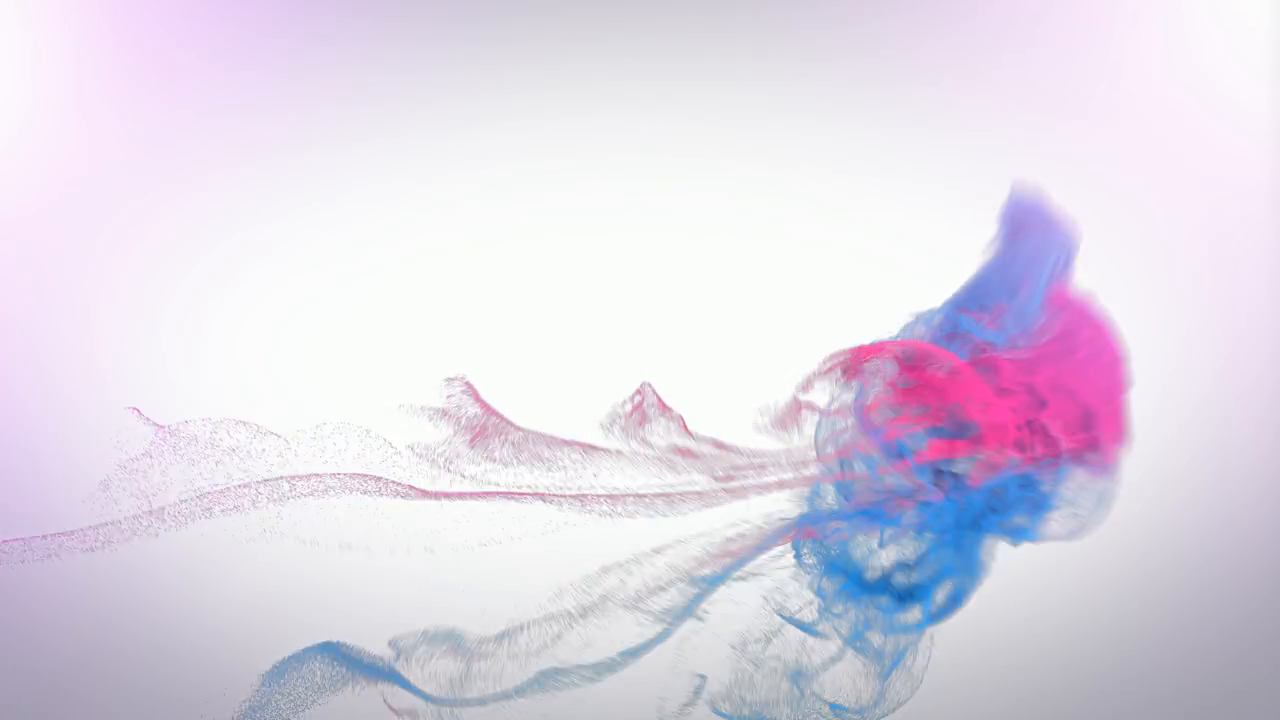
#> input picture frame 16 of Multimedia/Video/videos/intro.mp4, 1280 x 720 px, given in place of video.mp4, which was not available
$ python Vid2Jpeg.py
#> lines starting #> are read from the running program, lines starting #| are printed output that depends on the picture; pictures that were not available may be replaced by others from this repository, and a replacement may not be noted
import cv2

video_name = "video.mp4" # or any other extension like .avi etc

#my_clip = mp.VideoFileClip(video_name)
#audio = my_clip.audio.write_audiofile("my_result.mp3")

vidcap = cv2.VideoCapture(video_name)
frames = int(vidcap.get(cv2.CAP_PROP_FPS))

success,image = vidcap.read()
#> image is the input picture: shape (720, 1280, 3); mean B, G, R 231.3, 217.1, 224.1
height, width, size = image.shape
#> height = 720; width = 1280; size = 3
size = (width,height)
#> size = (1280, 720)
i = 0
img_array = []

print("image: ", image)
#> (printed output is left out)
print("end image")

gray = cv2.cvtColor(image, cv2.COLOR_BGR2GRAY)  #Retorna uma matriz
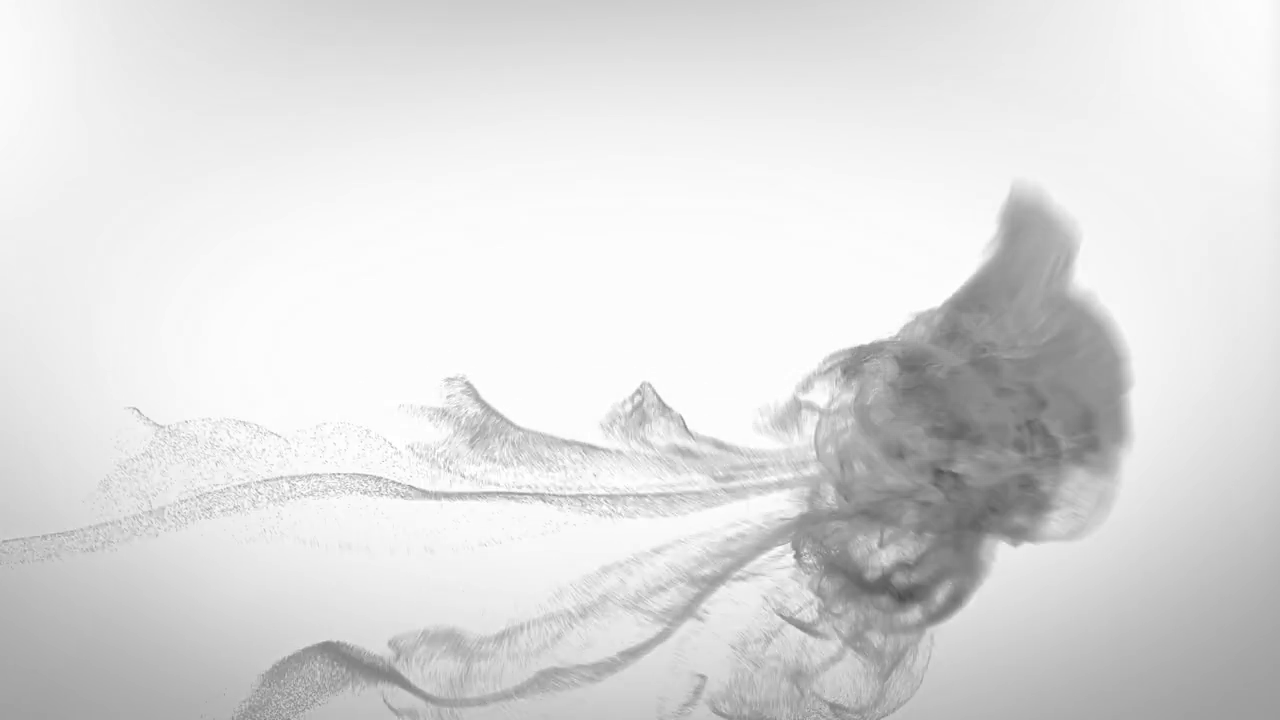
#> gray: shape (720, 1280); min 76, max 255, mean 220.9

print("Gray: ", gray)
#> (printed output is left out)
print("end")
while success:
  gray = cv2.cvtColor(image, cv2.COLOR_BGR2GRAY)
  img_array.append(gray)
  success,image = vidcap.read()
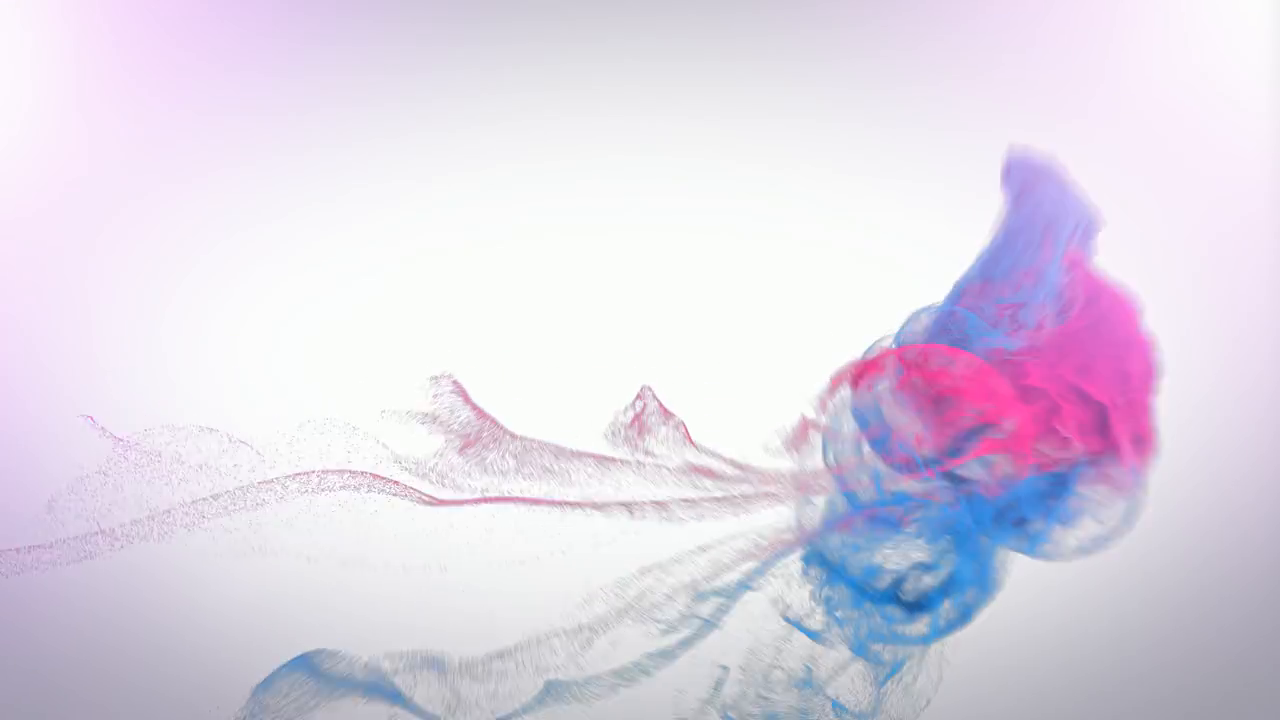
#> input picture frame 17 of Multimedia/Video/videos/intro.mp4, 1280 x 720 px, given in place of video.mp4, which was not available
#> image is the input picture: shape (720, 1280, 3); mean B, G, R 231.1, 216.1, 223.7
  img = img_array[i]
  i += 1

print('Read a number of %d frames!' % i)

out = cv2.VideoWriter('project.avi', cv2.VideoWriter_fourcc(*'DIVX'), frames, (width, height), 0)

for i in range(len(img_array)):
  out.write(img_array[i])

print("\nThe total number of frames in this video is ", frames)

out.release()

$ run again, starting later in the video
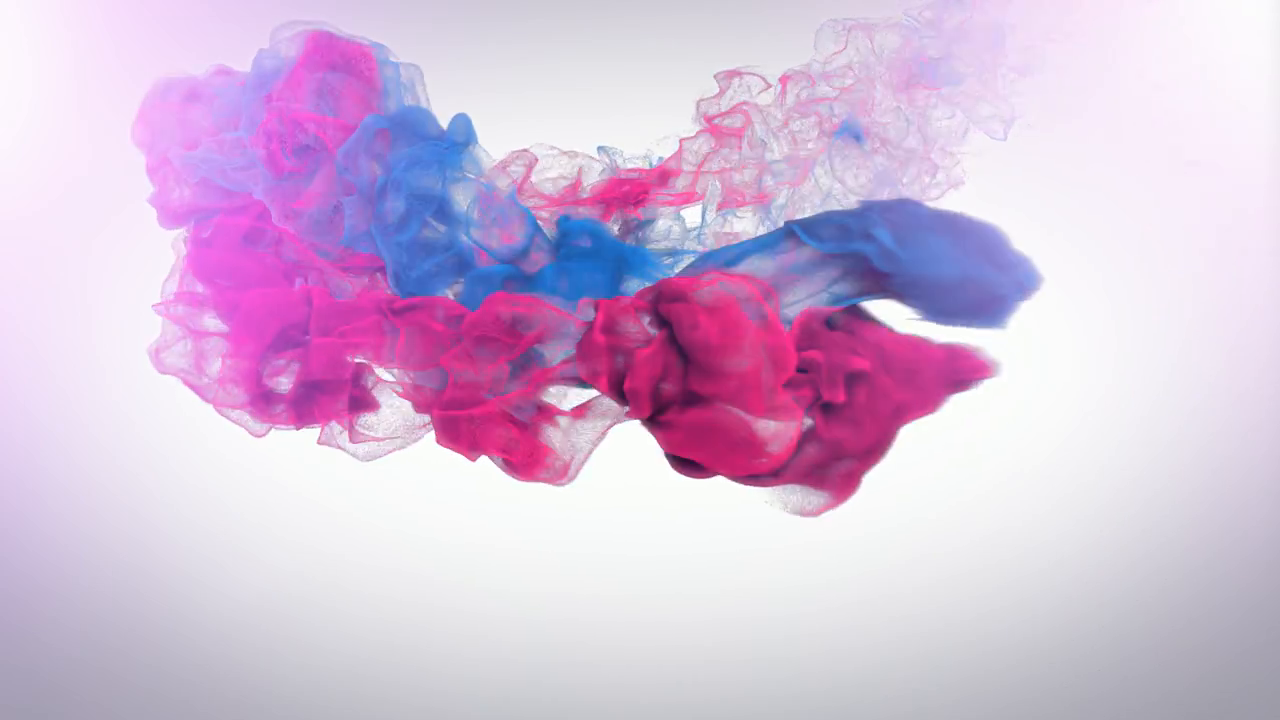
#> input picture frame 73 of Multimedia/Video/videos/intro.mp4, 1280 x 720 px, given in place of video.mp4, which was not available
#> image is the input picture: shape (720, 1280, 3); mean B, G, R 218.4, 189.6, 213.6
#> (printed output is left out)
#> `gray = cv2.cvtColor(image, cv2.COLOR_BGR2GRAY)`:
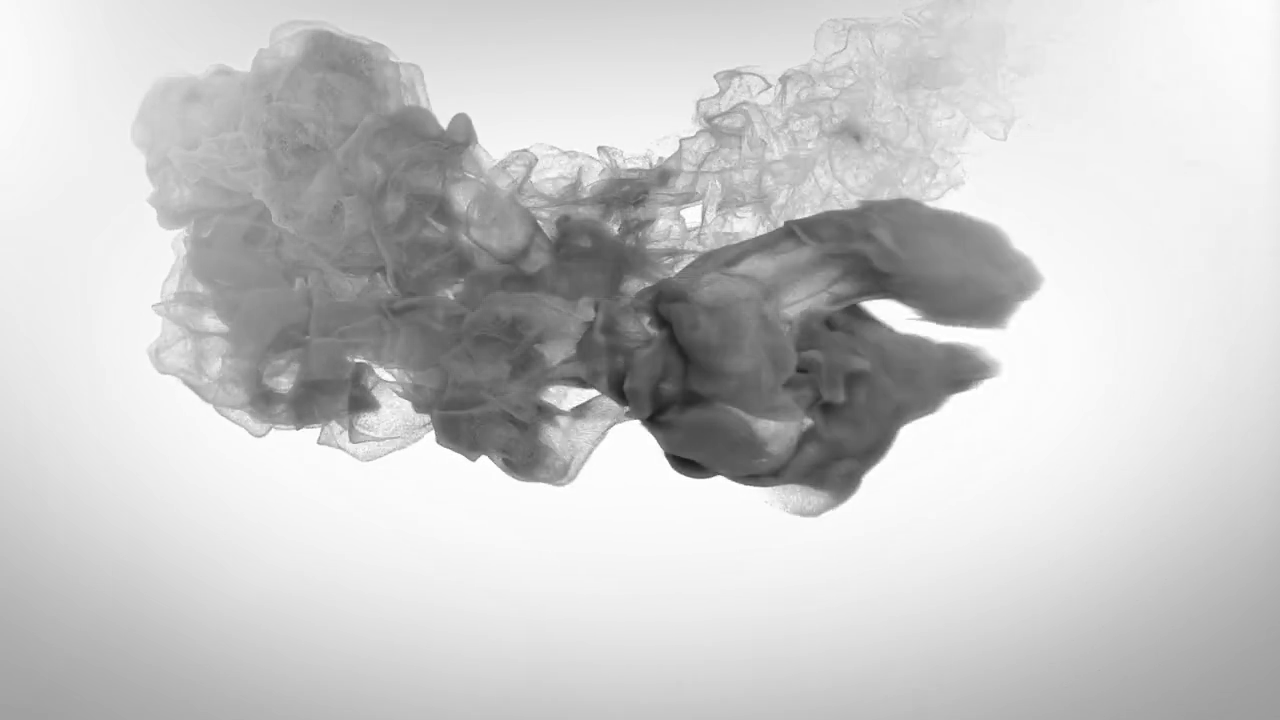
#> gray: shape (720, 1280); min 24, max 255, mean 200.1
#> (printed output is left out)
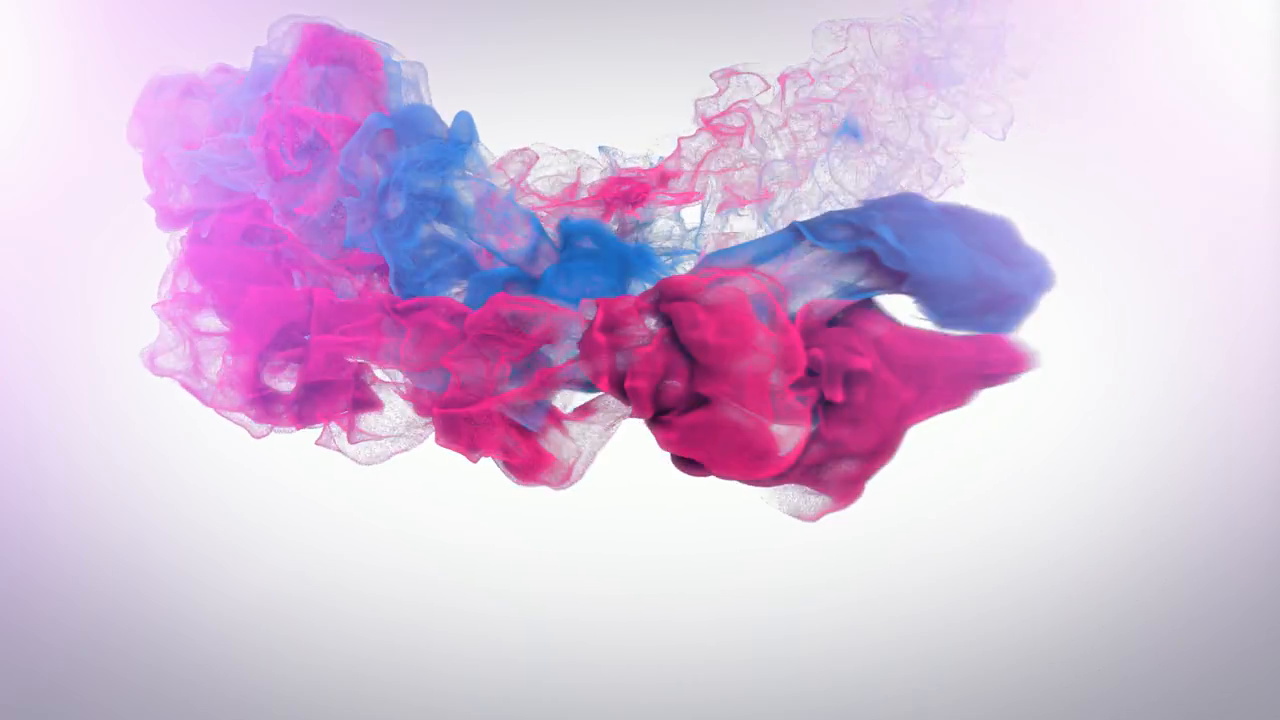
#> input picture frame 74 of Multimedia/Video/videos/intro.mp4, 1280 x 720 px, given in place of video.mp4, which was not available
#> image is the input picture: shape (720, 1280, 3); mean B, G, R 218, 188.8, 213.5
